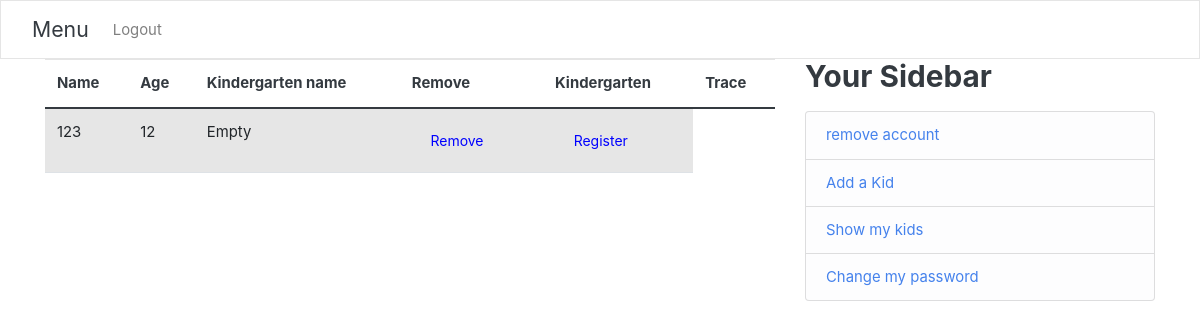
The app's page /show_kids/ (signed in), older data.
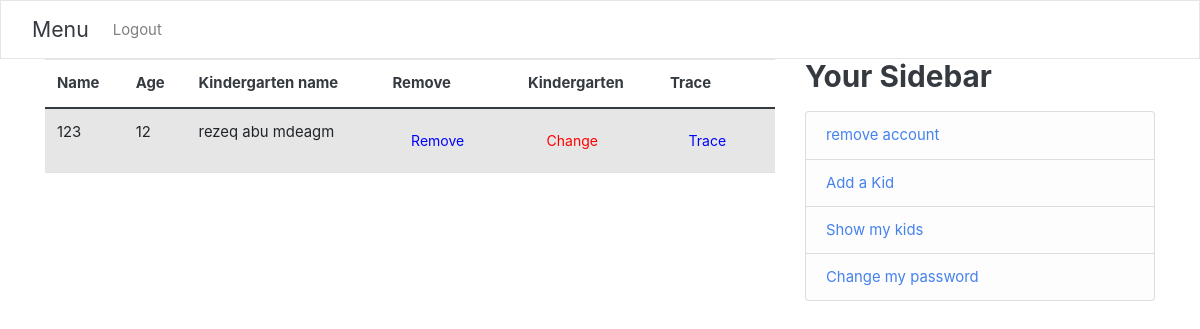
The same page, newer data.
### users/models.py (models this page shows, shortened)
class Kid(User):
    age=models.IntegerField()
    myParent=models.ForeignKey(Parent,on_delete=models.CASCADE)
    garten=models.ForeignKey(Kindergarten, blank=True, null=True,on_delete=models.SET_NULL)
    class Meta:
        verbose_name_plural = "Kid"

class Kindergarten(models.Model):
    seatLimit=models.IntegerField()
    name=models.CharField(max_length=100,primary_key=True)
    myTeacher = models.OneToOneField(Teacher,  on_delete=models.CASCADE, primary_key=False)

### users/views.py (the view)
# urls.py: path('show_kids/',user_views.show_kids,name='show_kids'),
@login_required
def show_kids(req):
    parent=Parent.objects.filter(username=req.user.username).first()
    kids=parent.kid_set.all()
    context={
        'kids':kids,
        'parent':True,'teacher':False,'kid':False
    }
    return render(req,'users/showKids.html',context)

### users/myapp_tags.py (called while the page is built)
@register.simple_tag
def get_model1_object(user):
    parent=Parent.objects.filter(username=user.username).first()
    teacher=Teacher.objects.filter(username=user.username).first()
    kid=Kid.objects.filter(username=user.username).first()
    ans=[]
    if parent:
        ans.append(True)
    else:
        ans.append(False)
    HaveGarten = False
    if teacher:
        try:
            Garten=Kindergarten.objects.get(myTeacher=teacher)
        except:
            HaveGarten = False
        else:
            HaveGarten = Garten.name
        ans.append(True)
    else:
        ans.append(False)
    if kid:
        ans.append(True)
    else:
        ans.append(False)
    ans.append(HaveGarten)
    return ans

### users/templates/users/showKids.html
{% extends "users/base.html" %}
{% block content %}
<table class="table table-striped">
<thead>
    <tr>
        <th scope="col">Name </th>
        <th scope="col">Age </th>
        <th scope="col">Kindergarten name</th>
        <th scope="col">Remove</th>
        <th scope="col">Kindergarten</th>
        <th scope="col">Trace</th>
    </tr>
</thead>
<tbody>
{% for kid in kids %}
<tr>
    <td>{{kid.first_name}}</td>
    <td>{{kid.age}}</td>
    {% if kid.garten %}
        <td>{{kid.garten.name}}</td>
        {% else %}
        <td>Empty</td>
    {%endif%}
    <td><a href="{% url 'delete_kid' username=kid.username %}" style="color:blue" class="btn">Remove</a></td>
    {% if kid.garten %}
        <td><a class="btn" style="color:red" href="{% url 'Change_Kindergarten' username=kid.username %}">Change </a></td>
        <td><a href="{% url 'TraceKid' username=kid.username %}" style="color:blue" class="btn">Trace</a></td>
        {% else %}
        <td><a class="btn" style="color:blue" href="{% url 'Register_To_Kindergarten' username=kid.username %}">Register </a></td>
    {%endif%}
  </tr>
{%endfor%}
</tbody>
</table>
{%endblock%}

Row changes from the older to the newer data that the page shows:
changed Kid: garten.name (not shown) → "rezeq abu mdeagm"; garten_id "Empty Register" → "Change Trace"
